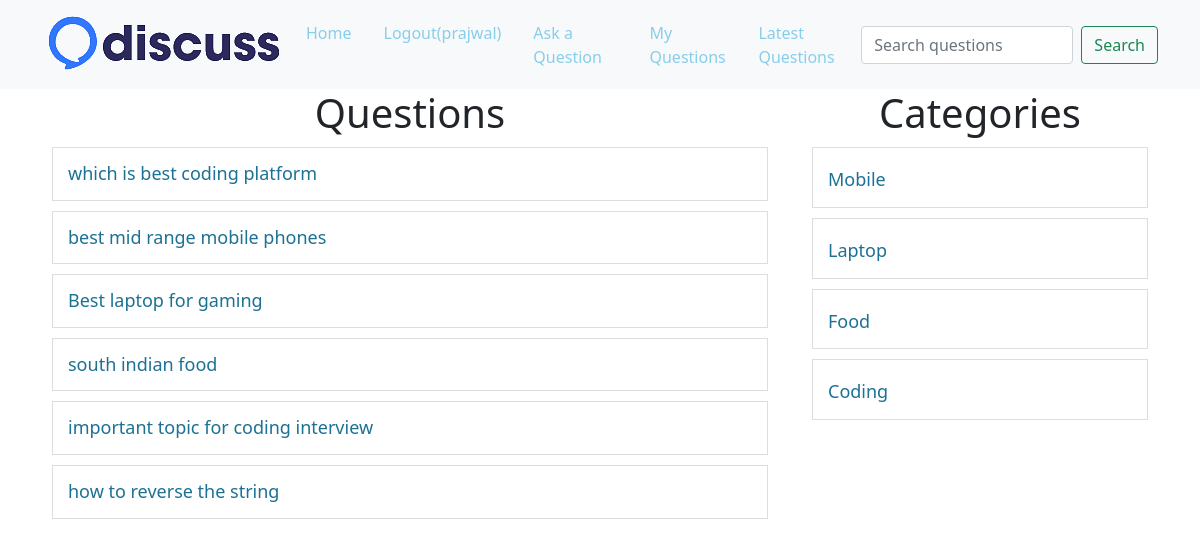
The page / (signed in) on the database its author committed.
### tables this page shows
CREATE TABLE `questions` (
  `id` int(10) NOT NULL,
  `title` varchar(100) NOT NULL,
  `description` varchar(300) NOT NULL,
  `category_id` int(10) NOT NULL,
  `user_id` int(10) NOT NULL
);

CREATE TABLE `category` (
  `id` int(30) NOT NULL,
  `name` varchar(100) NOT NULL
);

### client/questions.php (the view, shortened to what this page needs)
<div class="container">
    <div class="row">
        <div class="col-8">
            <h1 class="heading">Questions</h1>
            <?php
            include("./common/db.php");
            if (isset($_GET["c-id"])) {
                $query = "select * from questions where category_id=$cid";
            } else if (isset($_GET["u-id"])) {
                $query = "select * from questions where user_id=$uid";
            } else if (isset($_GET["latest"])) {
                $query = "select * from questions order by id desc";
            } else if (isset($_GET["search"])) {
                 $query = "select * from questions where title LIKE '%$search%' ";
            }else {
                $query = "select * from questions";
            }
            $result = $conn->query($query);
            foreach ($result as $row) {
                $title = $row['title'];
                $id = $row['id'];
                echo "<div class='row question-list'>
    <h4 class='my-question'><a href='?q-id=$id'>$title</a>";
    echo "</h4></div>";
            }
            ?>
        </div>
        <div class="col-4">
            <?php include('categorylist.php'); ?>
        </div>
    </div>
</div>

### client/categorylist.php
<div>
    <h1 class="heading">Categories</h1>
    <?php
    include('./common/db.php');
    $query="select * from category";
$result = $conn->query($query);
foreach($result as $row){
    $name=  ucfirst($row['name']);
    $id= $row['id'];
    echo "<div class='row question-list'>
    <h4><a href='?c-id=$id'>$name</a></h4>
    </div>";
}
    ?>
</div>

### public/style.css (style rules this page uses)
a { color: skyblue !important; }
.heading { text-align: center; }
.question-list { border: 1px solid #ddd; padding: 15px; margin: 10px; }
.question-list h4 { margin: 0; padding: 0; }
.question-list a,.question-title { font-size: 18px; text-decoration: none; color: #1c7194 !important; }
.my-question { display: flex; justify-content: space-between; }

### rows shown on the page
questions: title "which is best coding platform"
questions: title "best mid range mobile phones"
questions: title "Best laptop for gaming"
questions: title "south indian food"
questions: title "important topic for coding interview"
questions: title "how to reverse the string"
category: name "Mobile"
category: name "Laptop"
category: name "Food"
category: name "Coding"

### other values the page prints
$_SESSION['user']['username'] "prajwal"
